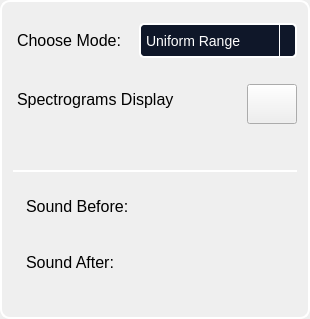
       <widget class="QFrame" name="frame">
        <property name="minimumSize">
         <size>
          <width>310</width>
          <height>0</height>
         </size>
        </property>
        <property name="maximumSize">
         <size>
          <width>400</width>
          <height>16777215</height>
         </size>
        </property>
        <property name="styleSheet">
         <string notr="true">QFrame{
border-radius: 10px;
border: 2px solid white; 
margin: 0;
}


</string>
        </property>
        <property name="frameShape">
         <enum>QFrame::StyledPanel</enum>
        </property>
        <property name="frameShadow">
         <enum>QFrame::Raised</enum>
        </property>
        <layout class="QVBoxLayout" name="verticalLayout_2">
         <item>
          <layout class="QHBoxLayout" name="horizontalLayout">
           <property name="topMargin">
            <number>10</number>
           </property>
           <item>
            <widget class="QLabel" name="label">
             <property name="minimumSize">
              <size>
               <width>120</width>
               <height>40</height>
              </size>
             </property>
             <property name="maximumSize">
              <size>
               <width>120</width>
               <height>40</height>
              </size>
             </property>
             <property name="styleSheet">
              <string notr="true">border: none;
margin-bottom: 10px;
font-size:16px;</string>
             </property>
             <property name="text">
              <string>Choose Mode: </string>
             </property>
            </widget>
           </item>
           <item>
            <widget class="QComboBox" name="modeComboBox">
             <property name="minimumSize">
              <size>
               <width>150</width>
               <height>45</height>
              </size>
             </property>
             <property name="maximumSize">
              <size>
               <width>280</width>
               <height>45</height>
              </size>
             </property>
             <property name="styleSheet">
              <string notr="true">*{
border:none;
margin-top: 0px;
margin-bottom: 10px;
font-size:14px;
}
QComboBox {
    background-color: #0f1729;
    color: #ffffff;
    border: 2px solid #ffffff;   /* White border */
    border-radius: 5px;
    padding: 5px;
}

QComboBox::drop-down {
    border-left: 1px solid #ffffff; /* White border */
}

QComboBox QAbstractItemView {
    background-color: #0f1729;  /* Background color of dropdown items */
    color: #ffffff;             /* Text color of dropdown items */
    border: 1px solid #ffffff;  /* Border around the dropdown */
    selection-background-color: #1e293b;
    selection-color: #ffffff;            /* Text color of selected item */
    padding: 5px;
}
</string>
             </property>
             <item>
              <property name="text">
               <string>Uniform Range</string>
              </property>
             </item>
             <item>
              <property name="text">
               <string>Musical Instruments</string>
              </property>
             </item>
             <item>
              <property name="text">
               <string>Animal Sounds</string>
              </property>
             </item>
             <item>
              <property name="text">
               <string>ECG Abnormalities</string>
              </property>
             </item>
            </widget>
           </item>
          </layout>
         </item>
         <item>
          <layout class="QHBoxLayout" name="horizontalLayout_2">
           <property name="topMargin">
            <number>10</number>
           </property>
           <item>
            <widget class="QLabel" name="label_2">
             <property name="minimumSize">
              <size>
               <width>170</width>
               <height>40</height>
              </size>
             </property>
             <property name="maximumSize">
              <size>
               <width>170</width>
               <height>40</height>
              </size>
             </property>
             <property name="styleSheet">
              <string notr="true">border: none;
margin-bottom: 10px;
font-size:16px;</string>
             </property>
             <property name="text">
              <string>Spectrograms Display</string>
             </property>
            </widget>
           </item>
           <item>
            <spacer name="horizontalSpacer">
             <property name="orientation">
              <enum>Qt::Horizontal</enum>
             </property>
             <property name="sizeHint" stdset="0">
              <size>
               <width>40</width>
               <height>20</height>
              </size>
             </property>
            </spacer>
           </item>
           <item>
            <widget class="QPushButton" name="spectrogramDisplayButton">
             <property name="minimumSize">
              <size>
               <width>50</width>
               <height>40</height>
              </size>
             </property>
             <property name="maximumSize">
              <size>
               <width>50</width>
               <height>40</height>
              </size>
             </property>
             <property name="text">
              <string/>
             </property>
             <property name="icon">
              <iconset resource="icons_setup/icons.qrc">
               <normaloff>:/icons_setup/icons/hide.png</normaloff>:/icons_setup/icons/hide.png</iconset>
             </property>
             <property name="iconSize">
              <size>
               <width>25</width>
               <height>25</height>
              </size>
             </property>
            </widget>
           </item>
          </layout>
         </item>
         <item>
          <spacer name="verticalSpacer_2">
           <property name="orientation">
            <enum>Qt::Vertical</enum>
           </property>
           <property name="sizeHint" stdset="0">
            <size>
             <width>20</width>
             <height>40</height>
            </size>
           </property>
          </spacer>
         </item>
         <item>
          <widget class="QFrame" name="soundFrame">
           <property name="styleSheet">
            <string notr="true">border: none;
font-size:16px;
border-top: 2px solid white;
border-radius: 0;
</string>
           </property>
           <property name="frameShape">
            <enum>QFrame::StyledPanel</enum>
           </property>
           <property name="frameShadow">
            <enum>QFrame::Raised</enum>
           </property>
           <layout class="QVBoxLayout" name="verticalLayout_3">
            <item>
             <layout class="QHBoxLayout" name="horizontalLayout_3">
              <property name="topMargin">
               <number>10</number>
              </property>
              <property name="bottomMargin">
               <number>10</number>
              </property>
              <item>
               <widget class="QLabel" name="label_3">
                <property name="minimumSize">
                 <size>
                  <width>120</width>
                  <height>40</height>
                 </size>
                </property>
                <property name="maximumSize">
                 <size>
                  <width>120</width>
                  <height>40</height>
                 </size>
                </property>
                <property name="styleSheet">
                 <string notr="true">border: none;
margin-bottom: 10px;
font-size:16px;</string>
                </property>
                <property name="text">
                 <string>Sound Before: </string>
                </property>
               </widget>
              </item>
              <item>
               <spacer name="horizontalSpacer_2">
                <property name="orientation">
                 <enum>Qt::Horizontal</enum>
                </property>
                <property name="sizeHint" stdset="0">
                 <size>
                  <width>40</width>
                  <height>20</height>
                 </size>
                </property>
               </spacer>
              </item>
              <item>
               <widget class="QPushButton" name="soundBeforeButton">
                <property name="minimumSize">
                 <size>
                  <width>50</width>
                  <height>40</height>
                 </size>
                </property>
                <property name="maximumSize">
                 <size>
                  <width>50</width>
                  <height>40</height>
                 </size>
                </property>
                <property name="styleSheet">
                 <string notr="true">margin:0;
border:none</string>
                </property>
                <property name="text">
                 <string/>
                </property>
                <property name="icon">
                 <iconset resource="icons_setup/icons.qrc">
                  <normaloff>:/icons_setup/icons/volume.png</normaloff>:/icons_setup/icons/volume.png</iconset>
                </property>
                <property name="iconSize">
                 <size>
                  <width>25</width>
                  <height>25</height>
                 </size>
                </property>
               </widget>
              </item>
             </layout>
            </item>
            <item>
             <layout class="QHBoxLayout" name="horizontalLayout_4">
              <property name="topMargin">
               <number>0</number>
              </property>
              <property name="bottomMargin">
               <number>10</number>
              </property>
              <item>
               <widget class="QLabel" name="label_4">
                <property name="minimumSize">
                 <size>
                  <width>110</width>
                  <height>40</height>
                 </size>
                </property>
                <property name="maximumSize">
                 <size>
                  <width>110</width>
                  <height>40</height>
                 </size>
                </property>
                <property name="styleSheet">
                 <string notr="true">border: none;
margin-bottom: 10px;
font-size:16px;</string>
                </property>
                <property name="text">
                 <string>Sound After: </string>
                </property>
               </widget>
              </item>
              <item>
               <spacer name="horizontalSpacer_3">
                <property name="orientation">
                 <enum>Qt::Horizontal</enum>
                </property>
                <property name="sizeHint" stdset="0">
                 <size>
                  <width>40</width>
                  <height>20</height>
                 </size>
                </property>
               </spacer>
              </item>
              <item>
               <widget class="QPushButton" name="soundAfterButton">
                <property name="minimumSize">
                 <size>
                  <width>50</width>
                  <height>40</height>
                 </size>
                </property>
                <property name="maximumSize">
                 <size>
                  <width>50</width>
                  <height>40</height>
                 </size>
                </property>
                <property name="styleSheet">
                 <string notr="true">margin:0;
border:none;</string>
                </property>
                <property name="text">
                 <string/>
                </property>
                <property name="icon">
                 <iconset resource="icons_setup/icons.qrc">
                  <normaloff>:/icons_setup/icons/volume.png</normaloff>:/icons_setup/icons/volume.png</iconset>
                </property>
                <property name="iconSize">
                 <size>
                  <width>25</width>
                  <height>25</height>
                 </size>
                </property>
               </widget>
              </item>
             </layout>
            </item>
           </layout>
          </widget>
         </item>
        </layout>
       </widget>
